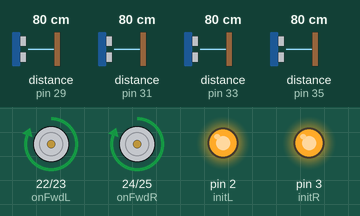
This sketch was run on a simulated Arduino Mega 2560, built with avr-gcc and run on an emulated ATmega2560. Parts: motor-driver pin pairs drawn as motors (green arrow = first pin HIGH = forward, orange = second pin HIGH = backward, longer = more drive), output pins drawn as LEDs (lit = HIGH). Inputs (shaded band) come from the test bench; at power-on: distance to the obstacle (sensors on pin 35, pin 31, pin 29, pin 33) 80 cm.

Above: at 1.2 s.
1.3 s: distance to the obstacle (sensor on pin 35) set to 22 cm
2.8 s: distance to the obstacle (sensor on pin 35) set to 18 cm
At 3.05 s:
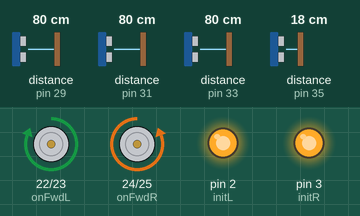
5.8 s: distance to the obstacle (sensor on pin 31) set to 23 cm
8.8 s: distance to the obstacle (sensor on pin 31) set to 20 cm
At 8.8 s:
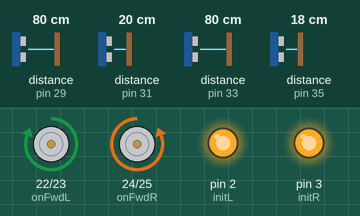
10.3 s: distance to the obstacle (sensor on pin 31) set to 16 cm
At 10.9 s:
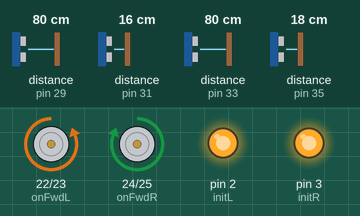
11.8 s: distance to the obstacle (sensor on pin 31) set to 35 cm
At 15.74 s:
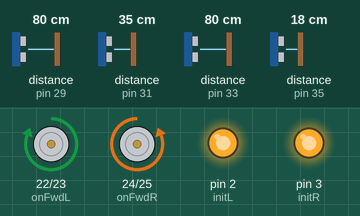
Timing chart, 0 to 15.8 s (numbered marks = the images above; inputs shaded):
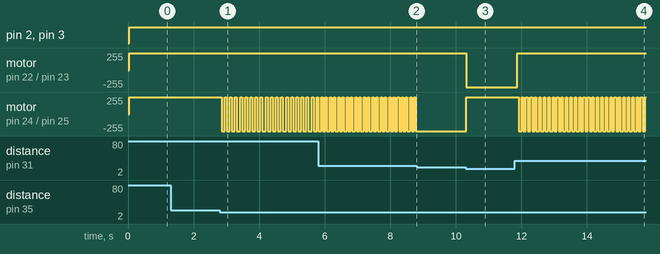

The sketch:

cleanbot.ino
```cpp
#include <NewPing.h>

int initL = 2;
int initR = 3;
int onFwdL = 22;
int onRevL = 23;
int onFwdR = 24;
int onRevR = 25;

NewPing sonarright(28, 29, 200);
NewPing sonarfrontleft(30, 31, 200);
NewPing sonarfrontright(34, 35, 200);
NewPing sonarleft(32, 33, 200);

void setup(){
  Serial.begin(9600);
  pinMode(initL, OUTPUT);
  pinMode(initR, OUTPUT);
  pinMode(onFwdL, OUTPUT);
  pinMode(onRevL, OUTPUT);
  pinMode(onFwdR, OUTPUT);
  pinMode(onRevR, OUTPUT);
}

void loop(){
// Add looping content here
  if(SonarLeft() >= 20 && SonarRight() >= 20 && SonarFrontLeft() > 20)
    goForward(255);
  if(SonarLeft() < 20 && SonarFrontLeft() > 20)
    goRight(255);
  if(SonarRight() < 20 && SonarFrontRight() > 20)
    goLeft(255);
  if(SonarLeft() < 20 && SonarRight() < 20 && SonarFrontLeft() > 20)
    goForward(255);
  if(SonarFrontLeft() < 20 || SonarFrontRight() < 20){
    if(SonarFrontRight() < SonarFrontLeft())
      goLeft(255);
    if(SonarFrontLeft() < SonarFrontRight())
      goRight(255);
  }
  delay(50);
  //debug();
}

// preset voids, do not change anything below this line //

void goFree(int speedR, int speedL){
  digitalWrite(onFwdL, HIGH);
  digitalWrite(onRevL, LOW);
  digitalWrite(onFwdR, HIGH);
  digitalWrite(onRevR, LOW);
  if(speedL < 0){
    digitalWrite(onFwdL, LOW);
    digitalWrite(onRevL, HIGH);
    speedL *= -1;
  }
  if(speedR < 0){
    digitalWrite(onFwdR, LOW);
    digitalWrite(onRevR, HIGH);
    speedR *= -1;
  }
  analogWrite(initL, speedL);
  analogWrite(initR, speedR);
}

void goStop(){
  analogWrite(initL, 0);
  analogWrite(initR, 0);
  digitalWrite(onFwdL, LOW);
  digitalWrite(onRevL, LOW);
  digitalWrite(onFwdR, LOW);
  digitalWrite(onRevR, LOW);
}

void goBackward(int speedA){
  analogWrite(initL, speedA);
  analogWrite(initR, speedA);
  digitalWrite(onFwdL, LOW);
  digitalWrite(onRevL, HIGH);
  digitalWrite(onFwdR, LOW);
  digitalWrite(onRevR, HIGH);
}

void goForward(int speedA){
  analogWrite(initL, speedA);
  analogWrite(initR, speedA);
  digitalWrite(onFwdL, HIGH);
  digitalWrite(onRevL, LOW);
  digitalWrite(onFwdR, HIGH);
  digitalWrite(onRevR, LOW);
}

void goRight(int speedA){
  analogWrite(initL, speedA);
  analogWrite(initR, speedA);
  digitalWrite(onFwdL, LOW);
  digitalWrite(onRevL, HIGH);
  digitalWrite(onFwdR, HIGH);
  digitalWrite(onRevR, LOW);
}

void goLeft(int speedA){
  analogWrite(initL, speedA);
  analogWrite(initR, speedA);
  digitalWrite(onFwdL, HIGH);
  digitalWrite(onRevL, LOW);
  digitalWrite(onFwdR, LOW);
  digitalWrite(onRevR, HIGH);
}

int SonarFrontLeft(){
  if(int(sonarfrontleft.ping()/US_ROUNDTRIP_CM) == 0)
    return 255;
  else
    return int(sonarfrontleft.ping()/US_ROUNDTRIP_CM);
}

int SonarFrontRight(){
  if(int(sonarfrontright.ping()/US_ROUNDTRIP_CM) == 0)
    return 255;
  else
    return int(sonarfrontright.ping()/US_ROUNDTRIP_CM);
}

int SonarLeft(){
  if(int(sonarleft.ping()/US_ROUNDTRIP_CM) == 0)
    return 255;
  else
    return int(sonarleft.ping()/US_ROUNDTRIP_CM);
}

int SonarRight(){
  if(int(sonarright.ping()/US_ROUNDTRIP_CM) == 0)
    return 255;
  else
    return int(sonarright.ping()/US_ROUNDTRIP_CM);
}

void debug(){
  Serial.print("FrontLeft: ");
  Serial.print(SonarFrontLeft());
  Serial.print("FrontRight: ");
  Serial.print(SonarFrontRight());
  Serial.print(" Left: ");
  Serial.print(SonarLeft());
  Serial.print(" Right: ");
  Serial.println(SonarRight());
}
```

Measured:
- the behaviour switches between 20 and 19 cm on distance to the obstacle (sensor on pin 35) (found by bisection; images 0 and 1)
- the behaviour switches between 21 and 20 cm on distance to the obstacle (sensor on pin 31) (found by bisection; images 1 and 2)
- the behaviour switches between 18 and 17 cm on distance to the obstacle (sensor on pin 31) (found by bisection; images 2 and 3)
- after the input at 1.3 s, every drawn part: stays the same
- after the input at 2.8 s, motor on pin 24 (onFwdR) / pin 25 (onRevR): alternates forward 255/255 for 0.06 s and backward 255/255 for 0.10 s, starting after 0.05 s
- after the input at 8.8 s, motor on pin 24 (onFwdR) / pin 25 (onRevR): stops changing and stays backward 255/255
- after the input at 10.3 s, motor on pin 22 (onFwdL) / pin 23 (onRevL): forward 255/255 → backward 255/255 at once; motor on pin 24 (onFwdR) / pin 25 (onRevR): backward 255/255 → forward 255/255 at once
- after the input at 11.8 s, motor on pin 22 (onFwdL) / pin 23 (onRevL): backward 255/255 → forward 255/255 after 0.07 s; motor on pin 24 (onFwdR) / pin 25 (onRevR): alternates forward 255/255 for 0.05 s and backward 255/255 for 0.09 s, starting after 0.12 s
